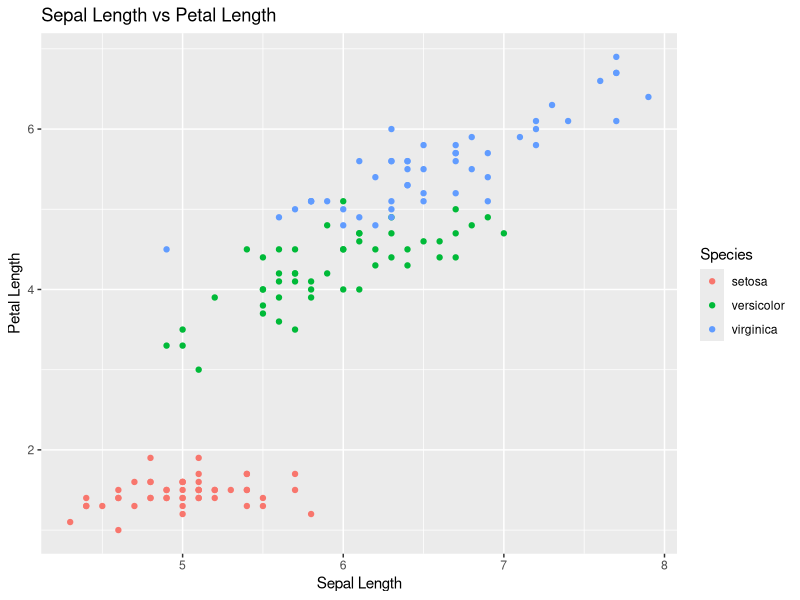

Source code (R):
## ---- chunk 1
knitr::opts_chunk$set(echo = TRUE)
## ---- chunk 2
library(tidyverse)
ncol(iris)
nrow(iris)
iris[4,]
iris.setosa = as_tibble(iris) %>% filter(Species == "setosa")
as_tibble(iris) %>% summarize(mean = mean(Petal.Width))
as_tibble(iris) %>% ggplot(aes(x = Sepal.Length, y = Petal.Length, color = Species)) + geom_point() + ggtitle("Sepal Length vs Petal Length") + xlab("Sepal Length") + ylab("Petal Length") 
## ---- chunk 3
n_1 = 1
n_2 = 1
fibonacci = c(1, 1)
for (i in 1:8) {
  fibonacci = append(fibonacci, n_1 + n_2)
  temp = n_1
  n_1 = n_2
  n_2 = temp + n_1
}
fibonacci

custombonacci = function(n_1, n_2, end) {
  fibonacci = c(n_1, n_2)
  for (i in 1:(end - 2)) {
  fibonacci = append(fibonacci, n_1 + n_2)
  temp = n_1
  n_1 = n_2
  n_2 = temp + n_1
  }
  fibonacci 
}

custombonacci(1, -2, 12)
## ---- chunk 4
divisible = function(x, d) {
  if (!is.numeric(x)) {
    print("x is not an integer")
    return()
  }
  if (x != as.integer(x)){
    print("x is not an integer")
    return()
  }
  print(paste0(x, " is ", if (x %% d == 0) "" else "not ", "divisible by ", d))

}
divisible(27,3)
divisible(6,4)
divisible(6.5,4)
divisible("abc",4)


cdf = function(x) {
  if (x < 0)
    return(0)
  
  if (0 <= x && x <= 1)
    return(x^2)
  1
}

cdf(-100)
cdf(.4)
cdf(100)
